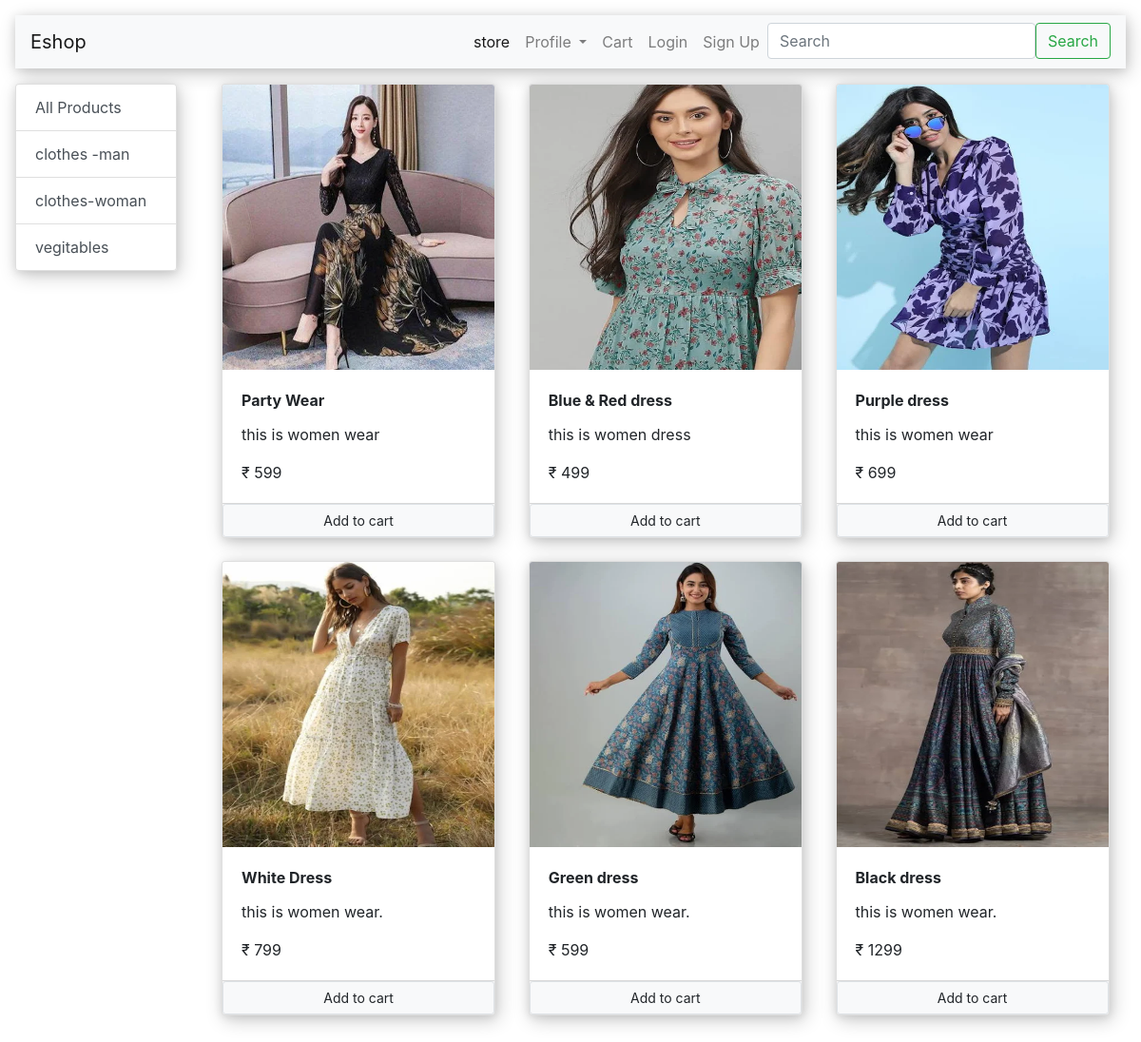
The app's page /?category=2 with its own data.
### store/models/category.py (models this page shows, shortened)
class Category(models.Model):
    name = models.CharField(max_length=20)
    @staticmethod
    def get_all_categories():
        return Category.objects.all()

### store/models/product.py (models this page shows, shortened)
class Product(models.Model):
    name = models.CharField(max_length=30)
    price = models.IntegerField(default=0)
    category = models.ForeignKey(Category, on_delete=models.CASCADE)
    description = models.TextField(max_length=500, default='', null=True, blank=True)
    image = models.ImageField(upload_to='uploads/Products/')
    @staticmethod
    def get_all_products_by_category_id(category_id):
        if category_id:
            return Product.objects.filter(category=category_id)
        else:
            return Product.get_all_products()

### store/views/home.py (the view, shortened to what this page needs)
# urls.py: path('', Index.as_view(), name='homepage'),
class Index(View):
    def get(self, request):
        products = None
        categories = Category.get_all_categories()
        categoryID = request.GET.get('category')
        if categoryID:
            products = Product.get_all_products_by_category_id(categoryID)
        else:
            products = Product.get_all_products()
        data = {}
        data['products'] = products
        data['categories'] = categories
        print('you are :', request.session.get('email'))
        return render(request, 'index.html', data)

### store/templatetags/custom_filter.py (called while the page is built)
@register.filter(name='currency')
def currency(number):
    return '₹ ' + str(number)

### store/templates/index.html (shortened to what this page needs)
{% extends 'base.html' %}
{% block content %}
{% load cart%}
{% load custom_filter %}
<div class="row">
    <div class="col-lg-2 mx-auto">
        <div class="list-group" style="box-shadow: 0 2px 10px rgba(0,0,0,.1),3px 5px 20px rgba(0,0,0,.2);">
            <a href="/" class="list-group-item list-group-item-action" aria-current="true">
                All Products
            </a>
            {% for category in categories %}
            <a href="/?category={{category.id}}" class="list-group-item list-group-item-action" aria-current="true">
                {{category.name}}
            </a>
            {% endfor %}
        </div>
    </div>
    <div id="products" class="col-lg-10 mx-auto">
        <div class="row mx-auto">
            {% for product in products %}
            <div class="card mx-auto mb-4" style="width: 18rem;box-shadow: 0 2px 10px rgba(0,0,0,.1),3px 5px 20px rgba(0,0,0,.2);" id="{{product.id}}">
                <img src="{{product.image.url}}" class="card-img-top" alt="..." height="300">
                <div class="card-body">
                    <b>
                        <p class="card-title">{{product.name}}</p>
                    </b>
                    <p class="card-text"> {{product.description}}</p>
                    <p class="card-text"> {{product.price|currency}}</p>
                </div>
                <div class="card-footer p-0 no-gutters">
                    {% if product|is_in_cart:request.session.cart %}
                    <div class="row no-gutters">
                        <form action="/#{{product.id}}" method="post" class="col-2 ">
                            {% csrf_token %}
                            <input type="text" hidden name="product" value="{{product.id}}">
                            <input type="text" hidden name="remove" value="true">
                            <input type="submit" value="-" class="btn btn-block btn-secondary">
                        </form>
                        <div class="text-center col">
                            {{product|cart_quantity:request.session.cart}} in cart
                        </div>
                        <form action="/#{{product.id}}" method="post" class="col-2 ">
                            {% csrf_token %}
                            <input type="text" hidden name="product" value="{{product.id}}">
                            <input type="submit" value="+" class="btn btn-block btn-secondary">
                        </form>
                    </div>
                    {% else %}
                    <form action="/#{{product.id}}" method="post" class="btn-block">
                        <input type="submit" value="Add to cart" class="form-control btn btn-light border btn-sm">
                    </form>
                    {% endif %}
                </div>
            </div>
            {% endfor %}
        </div>
    </div>
</div>
{% endblock %}

### records on screen
Category: name "clothes -man"
Category: name "clothes-woman"
Category: name "vegitables"
Product: image (picture), name "Party Wear", description "this is women wear", price "₹ 599"
Product: image (picture), name "Blue & Red dress", description "this is women dress", price "₹ 499"
Product: image (picture), name "Purple dress", description "this is women wear", price "₹ 699"
Product: image (picture), name "White Dress", description "this is women wear.", price "₹ 799"
Product: image (picture), name "Green dress", description "this is women wear.", price "₹ 599"
Product: image (picture), name "Black dress", description "this is women wear.", price "₹ 1299"
